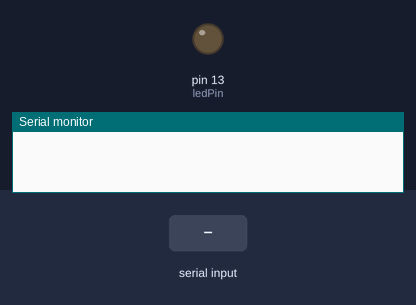
Recording of a sketch running on a simulated Arduino Uno, built with avr-gcc and run on an emulated ATmega328P. On the bench: output pins drawn as LEDs (lit = HIGH), the last lines printed to the serial monitor. The inputs (shaded band) are chosen by the test bench.

Above: at 1.2 s.
1.3 s: "1" received over the second serial link
At 1.8 s:
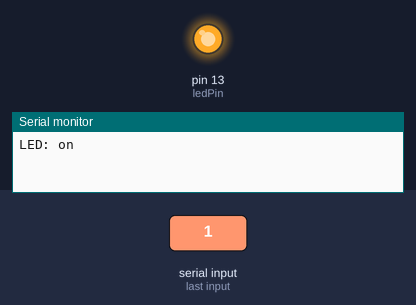
2.8 s: "0" received over the second serial link
At 4.2 s:
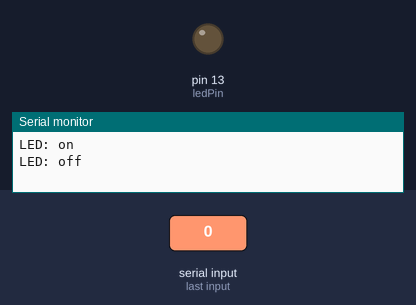
Timing chart, 0 to 5.8 s (numbered marks = the images above; inputs shaded):
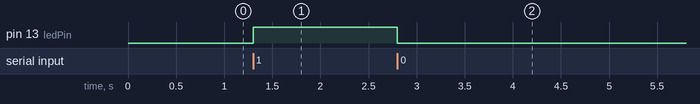

Measured:
- after the input at 1.3 s, pin 13 (ledPin): LOW → HIGH at once
- after the input at 2.8 s, pin 13 (ledPin): HIGH → LOW at once

The sketch:

basic_bluetooth.ino
```cpp
/* Turn an LED on/off based on a command send via BlueTooth
**
** Credit: The following example was used as a reference
** Rui Santos: http://randomnerdtutorials.wordpress.com
*/
#include <SoftwareSerial.h>
SoftwareSerial BT1(10, 11); // RX | TX

int ledPin = 13;  // use the built in LED on pin 13 of the Uno
int state = 0;
int flag = 0;        // make sure that you return the state only once
void setup() {
    // sets the pins as outputs:
    pinMode(ledPin, OUTPUT);
    digitalWrite(ledPin, LOW);
    Serial.begin(9600);
    BT1.begin(9600); // Default connection rate for my
}
void loop() {
    //if some data is sent, read it and save it in the state variable
    if(BT1.available() > 0){
      state = BT1.read();
      flag=0;
    }
    // if the state is 0 the led will turn off
    if (state == '0') {
        digitalWrite(ledPin, LOW);
        if(flag == 0){
          Serial.println("LED: off");
          BT1.println("LED: off");
          flag = 1;
        }
    }
    // if the state is 1 the led will turn on
    else if (state == '1') {
        digitalWrite(ledPin, HIGH);
        if(flag == 0){
          Serial.println("LED: on");
          BT1.println("LED: on");
          flag = 1;
        }
    }
}
```
